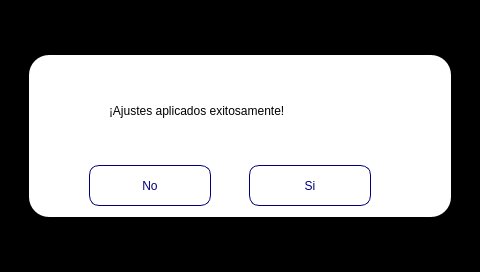
<?xml version="1.0" encoding="UTF-8"?>
<ui version="4.0">
 <class>Form</class>
 <widget class="QWidget" name="Form">
  <property name="geometry">
   <rect>
    <x>0</x>
    <y>0</y>
    <width>480</width>
    <height>272</height>
   </rect>
  </property>
  <property name="windowTitle">
   <string>Form</string>
  </property>
  <widget class="QLabel" name="lblOpacity">
   <property name="geometry">
    <rect>
     <x>0</x>
     <y>0</y>
     <width>480</width>
     <height>320</height>
    </rect>
   </property>
   <property name="styleSheet">
    <string notr="true">background-color: black;</string>
   </property>
   <property name="text">
    <string/>
   </property>
  </widget>
  <widget class="QWidget" name="WidgetInfo" native="true">
   <property name="enabled">
    <bool>true</bool>
   </property>
   <property name="geometry">
    <rect>
     <x>29</x>
     <y>55</y>
     <width>422</width>
     <height>162</height>
    </rect>
   </property>
   <property name="styleSheet">
    <string notr="true">border-radius: 20px;
background-color: white;</string>
   </property>
   <widget class="QPushButton" name="si">
    <property name="geometry">
     <rect>
      <x>220</x>
      <y>110</y>
      <width>122</width>
      <height>41</height>
     </rect>
    </property>
    <property name="styleSheet">
     <string notr="true">font: 500 18px &quot;Poppins&quot;;
border-radius: 10px;
border: 1px solid #00007f;
background-color: white;
color: #00007f;</string>
    </property>
    <property name="text">
     <string>Si</string>
    </property>
   </widget>
   <widget class="QLabel" name="LabelInfo">
    <property name="geometry">
     <rect>
      <x>80</x>
      <y>10</y>
      <width>331</width>
      <height>91</height>
     </rect>
    </property>
    <property name="styleSheet">
     <string notr="true">font: 12pt &quot;Poppins&quot;;
background-color: transparent;
</string>
    </property>
    <property name="text">
     <string>¡Ajustes aplicados exitosamente!</string>
    </property>
   </widget>
   <widget class="QLabel" name="IconInfo">
    <property name="geometry">
     <rect>
      <x>10</x>
      <y>30</y>
      <width>61</width>
      <height>61</height>
     </rect>
    </property>
    <property name="styleSheet">
     <string notr="true">background-color: transparent;</string>
    </property>
    <property name="text">
     <string/>
    </property>
   </widget>
   <widget class="QPushButton" name="no">
    <property name="geometry">
     <rect>
      <x>60</x>
      <y>110</y>
      <width>122</width>
      <height>41</height>
     </rect>
    </property>
    <property name="styleSheet">
     <string notr="true">font: 500 18px &quot;Poppins&quot;;
border-radius: 10px;
border: 1px solid #00007f;
background-color: white;
color: #00007f;</string>
    </property>
    <property name="text">
     <string>No</string>
    </property>
   </widget>
  </widget>
 </widget>
 <resources/>
 <connections/>
</ui>
